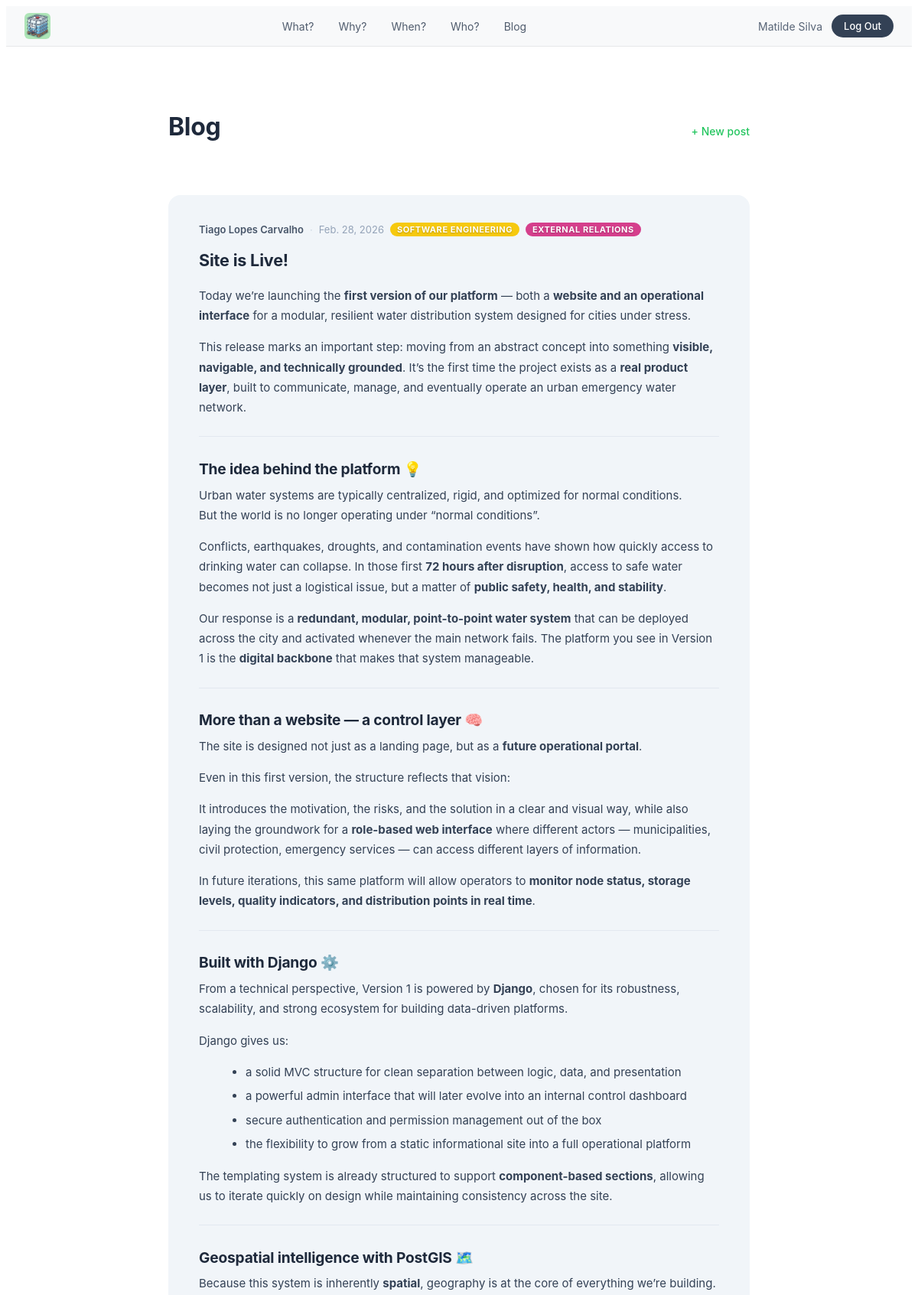
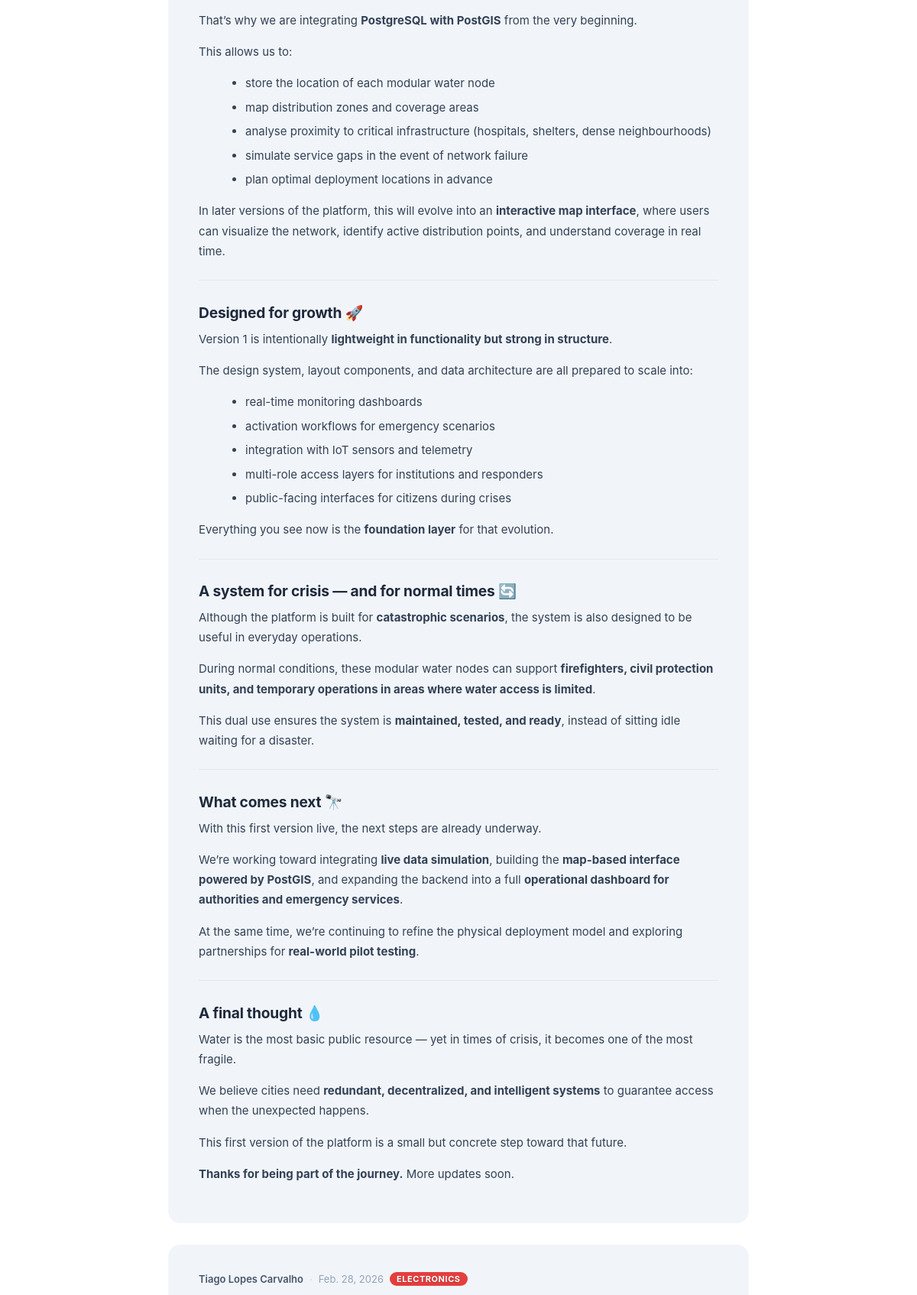
/blog/ (signed in, upper part), run on the app's committed database (2 pictures, top to bottom).
### home/models.py (models this page shows, shortened)
class User(AbstractUser):
    class Role(models.TextChoices):
        SYS = "sys", "System"
        COLLAB = "collab", "Collaborator"
        NORMAL = "normal", "Normal"
    class Dept(models.TextChoices):
        ELEC = "elec", DEPT_NAMES["elec"]
        DEV = "dev", DEPT_NAMES["dev"]
        MATH = "math", DEPT_NAMES["math"]
        FINANCE = "finance", DEPT_NAMES["finance"]
        RELATIONS = "relations", DEPT_NAMES["relations"]
    role = models.CharField(max_length=10, choices=Role.choices, default=Role.NORMAL)
    profile_photo = models.ImageField(upload_to="profile_photos/", blank=True, null=True)
    linkedin_url = models.URLField(blank=True)
    dept_main = models.CharField(
        max_length=20,
        choices=Dept.choices,
        blank=True,
        verbose_name="Main Department",
    )
    @property
    def is_collab(self):
        return self.role == self.Role.COLLAB

### blog/models.py (models this page shows, shortened)
class Post(models.Model):
    title = models.CharField(max_length=255)
    poster = models.ForeignKey(
        settings.AUTH_USER_MODEL,
        on_delete=models.SET_NULL,
        null=True,
        related_name="posts",
    )
    content = models.TextField(help_text="Write in Markdown.")
    created_at = models.DateTimeField(auto_now_add=True)
    updated_at = models.DateTimeField(auto_now=True)
    class Meta:
        ordering = ["-created_at"]

class PostDept(models.Model):
    post = models.ForeignKey(Post, on_delete=models.CASCADE, related_name="dept_entries")
    dept = models.CharField(max_length=20, choices=DEPT_CHOICES)
    class Meta:
        unique_together = ("post", "dept")
    def get_dept_color(self):
        return DEPT_COLORS.get(self.dept, "#64748b")
    def get_dept_display_name(self):
        return DEPT_NAMES.get(self.dept, self.dept)

### blog/views.py (the view)
# urls.py: path("", views.post_list, name="post_list"),
def post_list(request):
    posts = Post.objects.select_related("poster").prefetch_related("dept_entries").all()
    rendered = [
        {
            "post": post,
            "html_content": mark_safe(markdown.markdown(
                post.content,
                extensions=["extra", "codehilite", "toc"],
            )),
        }
        for post in posts
    ]
    return render(request, "blog/post_list.html", {
        "rendered_posts": rendered,
        "dept_colors": DEPT_COLORS,
    })

### blog/templates/blog/post_list.html (shortened to what this page needs)
{% extends "home/base.html" %}
{% load static %}
{% block extra_css %}
<link rel="stylesheet" href="{% static 'blog/css/blog.css' %}">
{% endblock %}
{% block content %}
<div class="blog-page">
  <div class="blog-page__header">
    <h1>Blog</h1>
    {% if user.is_authenticated and user.is_collab or user.is_authenticated and user.is_sys %}
      <a href="{% url 'blog:post_create' %}" class="btn-new-post">+ New post</a>
    {% endif %}
  </div>
  {% if rendered_posts %}
    <div class="post-feed">
      {% for item in rendered_posts %}
      <article class="post-card">
        <div class="post-card__meta">
          <span class="post-card__author">{{ item.post.poster.get_full_name|default:item.post.poster.username }}</span>
          <span class="post-card__sep">·</span>
          <span class="post-card__date">{{ item.post.created_at|date:"N j, Y" }}</span>
          {% for dept in item.post.dept_entries.all %}
            <span class="post-card__dept-pill" style="background-color: {{ dept.get_dept_color }};">
              {{ dept.get_dept_display_name|upper }}
            </span>
          {% endfor %}
        </div>
        <h2 class="post-card__title">{{ item.post.title }}</h2>
        <div class="post-card__body prose">
          {{ item.html_content }}
        </div>
      </article>
      {% endfor %}
    </div>
  {% else %}
    <p class="blog-page__empty">No posts yet.</p>
  {% endif %}
</div>
{% endblock %}

### home/templates/home/navbar.html
{% load static %}
<nav class="h2o-nav">
  <a href="/" class="h2o-nav__brand">
    <img src="{% static 'home/img/favicon.jpg' %}" alt="h2o" class="h2o-nav__logo">
  </a>
  <ul class="h2o-nav__links">
    <li><a href="/#what">What?</a></li>
    <li><a href="/#why">Why?</a></li>
    <li><a href="/#when">When?</a></li>
    <li><a href="/#who">Who?</a></li>
    <li><a href="/blog/">Blog</a></li>
  </ul>
  {% if user.is_authenticated %}
    <div class="h2o-nav__user">
      <a href="{% url 'home:profile' %}" class="h2o-nav__username">{{ user.get_full_name|default:user.username }}</a>
      <a href="/logout/" class="h2o-nav__login">Log Out</a>
    </div>
  {% else %}
    <a href="/login/" class="h2o-nav__login">Log In</a>
  {% endif %}
</nav>

### home/static/home/css/navbar.css (style rules this page uses)
.h2o-nav { display: flex; align-items: center; padding: 0 24px; height: 52px; background: rgba(248, 249, 250, 0.92); backdrop-filter: saturate(180%) blur(20px); -webkit-backdrop-filter: saturate(180%) blur(20px); border-bottom: 1px solid rgba(0, 0, 0, 0.07); position: sticky; top: 0; z-index: 1000; font-family: -apple-system, BlinkMacSystemFont, "Segoe UI", sans-serif; font-size: 14px; }
.h2o-nav__brand { text-decoration: none; flex-shrink: 0; display: flex; align-items: center; }
.h2o-nav__logo { height: 34px; width: 34px; border-radius: 6px; object-fit: cover; display: block; border: none; outline: none; }
.h2o-nav__links { display: flex; align-items: center; gap: 32px; list-style: none; margin: 0 auto; padding: 0; }
.h2o-nav__links a { color: #334155; text-decoration: none; opacity: 0.85; transition: opacity 0.15s; }
.h2o-nav__user { display: flex; align-items: center; gap: 12px; flex-shrink: 0; }
.h2o-nav__username { font-size: 14px; color: #475569; opacity: 0.9; text-decoration: none; transition: opacity 0.15s; }
.h2o-nav__login { flex-shrink: 0; background: #334155; color: #fff; text-decoration: none; padding: 7px 16px; border-radius: 980px; font-size: 13px; font-weight: 500; transition: background 0.15s; }

### blog/static/blog/css/blog.css (style rules this page uses)
.blog-page { max-width: 760px; margin: 0 auto; padding: 64px 24px 96px; font-family: -apple-system, BlinkMacSystemFont, "Segoe UI", sans-serif; }
.blog-page__header { display: flex; align-items: baseline; justify-content: space-between; margin-bottom: 48px; }
.blog-page__header h1 { font-size: 2rem; font-weight: 700; letter-spacing: -0.3px; color: #1e293b; }
.btn-new-post { font-size: 14px; font-weight: 500; color: #22c55e; text-decoration: none; }
.post-feed { display: flex; flex-direction: column; gap: 28px; }
.post-card { background: #f1f5f9; border-radius: 16px; padding: 36px 40px; }
.post-card__meta { display: flex; align-items: center; flex-wrap: wrap; gap: 8px; font-size: 13px; color: #94a3b8; margin-bottom: 10px; }
.post-card__author { font-weight: 600; color: #475569; }
.post-card__sep { color: #cbd5e1; }
.post-card__dept-pill { display: inline-block; padding: 2px 9px; border-radius: 999px; font-size: 11px; font-weight: 700; letter-spacing: 0.05em; color: #fff; text-shadow: 0 1px 2px rgba(0,0,0,0.25); }
.post-card__title { font-size: 1.35rem; font-weight: 700; letter-spacing: -0.2px; line-height: 1.25; margin-bottom: 20px; color: #1e293b; }
.prose { line-height: 1.75; font-size: 15px; color: #334155; }
.prose h1, .prose h2, .prose h3, .prose h4 { font-weight: 700; line-height: 1.2; margin: 1.6em 0 0.5em; letter-spacing: -0.2px; color: #1e293b; }
.prose h2 { font-size: 1.2rem; }
.prose p { margin: 0 0 1em; }
.prose ul, .prose ol { margin: 0 0 1em 1.4em; }
.prose li { margin-bottom: 0.35em; }
.prose hr { border: none; border-top: 1px solid #e2e8f0; margin: 1.6em 0; }

### data on the page
User: get_full_name "Matilde Silva"
Post: post.poster.get_full_name "Tiago Lopes Carvalho", post.created_at "Feb. 28, 2026", post "Site is Live!", html_content "Today we’re launching the first version of our platform — both a website and an operational interface for a modular, resilient water distribution system designed for cities under stress. This release marks an important step: moving from an abstract concept into something visible, navigable, and technically grounded . It’s the first time the project exists as a real product layer , built to communicate, manage, and eventually operate an urban emergency water network. The idea behind the platform 💡 Urban water systems are typically centralized, rigid, and optimized for normal conditions. But the world is no longer operating under “normal conditions”. Conflicts, earthquakes, droughts, and…"
PostDept: get_dept_display_name "SOFTWARE ENGINEERING"
PostDept: get_dept_display_name "EXTERNAL RELATIONS"
Post: post.poster.get_full_name "Tiago Lopes Carvalho", post.created_at "Feb. 28, 2026"
PostDept: get_dept_display_name "ELECTRONICS"
